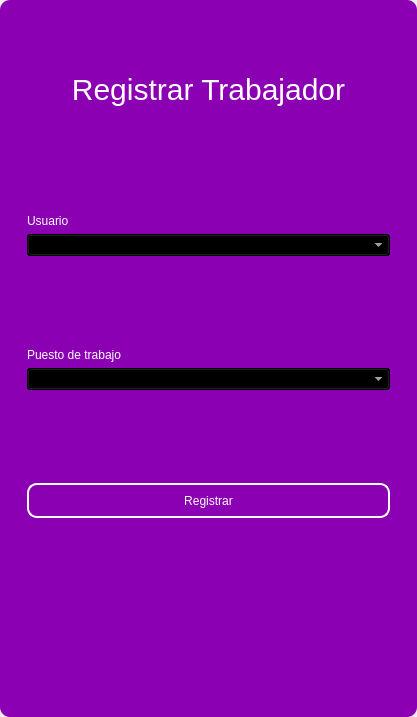
<?xml version="1.0" encoding="UTF-8"?>
<ui version="4.0">
 <class>MainWindow</class>
 <widget class="QMainWindow" name="MainWindow">
  <property name="geometry">
   <rect>
    <x>0</x>
    <y>0</y>
    <width>417</width>
    <height>717</height>
   </rect>
  </property>
  <property name="windowTitle">
   <string>MainWindow</string>
  </property>
  <property name="styleSheet">
   <string notr="true"/>
  </property>
  <widget class="QWidget" name="centralwidget">
   <property name="styleSheet">
    <string notr="true"/>
   </property>
   <layout class="QVBoxLayout" name="verticalLayout">
    <property name="spacing">
     <number>0</number>
    </property>
    <property name="leftMargin">
     <number>0</number>
    </property>
    <property name="topMargin">
     <number>0</number>
    </property>
    <property name="rightMargin">
     <number>0</number>
    </property>
    <property name="bottomMargin">
     <number>0</number>
    </property>
    <item>
     <widget class="QFrame" name="frame">
      <property name="enabled">
       <bool>true</bool>
      </property>
      <property name="styleSheet">
       <string notr="true">QFrame {
	border-radius:10px;
background-color: rgb(140, 0, 179);
 }
</string>
      </property>
      <property name="frameShape">
       <enum>QFrame::StyledPanel</enum>
      </property>
      <property name="frameShadow">
       <enum>QFrame::Raised</enum>
      </property>
      <layout class="QVBoxLayout" name="verticalLayout_2">
       <item>
        <widget class="QFrame" name="frame_superior">
         <property name="minimumSize">
          <size>
           <width>0</width>
           <height>40</height>
          </size>
         </property>
         <property name="maximumSize">
          <size>
           <width>16777215</width>
           <height>40</height>
          </size>
         </property>
         <property name="styleSheet">
          <string notr="true">QPushButton{
border-radius:18px;
}

QPushButton:hover{
	background-color: rgb(0, 0, 0);
}
</string>
         </property>
         <property name="frameShape">
          <enum>QFrame::StyledPanel</enum>
         </property>
         <property name="frameShadow">
          <enum>QFrame::Raised</enum>
         </property>
         <layout class="QHBoxLayout" name="horizontalLayout_3">
          <property name="spacing">
           <number>4</number>
          </property>
          <property name="leftMargin">
           <number>0</number>
          </property>
          <property name="topMargin">
           <number>0</number>
          </property>
          <property name="rightMargin">
           <number>0</number>
          </property>
          <property name="bottomMargin">
           <number>0</number>
          </property>
          <item>
           <widget class="QPushButton" name="btn_icon">
            <property name="text">
             <string/>
            </property>
            <property name="iconSize">
             <size>
              <width>40</width>
              <height>40</height>
             </size>
            </property>
           </widget>
          </item>
          <item>
           <spacer name="horizontalSpacer_2">
            <property name="orientation">
             <enum>Qt::Horizontal</enum>
            </property>
            <property name="sizeHint" stdset="0">
             <size>
              <width>443</width>
              <height>20</height>
             </size>
            </property>
           </spacer>
          </item>
          <item>
           <widget class="QPushButton" name="bt_minimizar">
            <property name="minimumSize">
             <size>
              <width>38</width>
              <height>38</height>
             </size>
            </property>
            <property name="maximumSize">
             <size>
              <width>38</width>
              <height>38</height>
             </size>
            </property>
            <property name="cursor">
             <cursorShape>PointingHandCursor</cursorShape>
            </property>
            <property name="text">
             <string/>
            </property>
            <property name="icon">
             <iconset>
              <normaloff>image/minus.svg</normaloff>image/minus.svg</iconset>
            </property>
            <property name="iconSize">
             <size>
              <width>38</width>
              <height>38</height>
             </size>
            </property>
           </widget>
          </item>
          <item>
           <widget class="QPushButton" name="bt_maximizar">
            <property name="minimumSize">
             <size>
              <width>38</width>
              <height>38</height>
             </size>
            </property>
            <property name="maximumSize">
             <size>
              <width>38</width>
              <height>38</height>
             </size>
            </property>
            <property name="cursor">
             <cursorShape>PointingHandCursor</cursorShape>
            </property>
            <property name="text">
             <string/>
            </property>
            <property name="icon">
             <iconset>
              <normaloff>image/chevron-up.svg</normaloff>image/chevron-up.svg</iconset>
            </property>
            <property name="iconSize">
             <size>
              <width>38</width>
              <height>38</height>
             </size>
            </property>
           </widget>
          </item>
          <item>
           <widget class="QPushButton" name="bt_restaurar">
            <property name="minimumSize">
             <size>
              <width>38</width>
              <height>38</height>
             </size>
            </property>
            <property name="maximumSize">
             <size>
              <width>38</width>
              <height>38</height>
             </size>
            </property>
            <property name="cursor">
             <cursorShape>PointingHandCursor</cursorShape>
            </property>
            <property name="text">
             <string/>
            </property>
            <property name="icon">
             <iconset>
              <normaloff>image/chevron-down.svg</normaloff>image/chevron-down.svg</iconset>
            </property>
            <property name="iconSize">
             <size>
              <width>38</width>
              <height>38</height>
             </size>
            </property>
           </widget>
          </item>
          <item>
           <widget class="QPushButton" name="bt_cerrar">
            <property name="minimumSize">
             <size>
              <width>38</width>
              <height>38</height>
             </size>
            </property>
            <property name="maximumSize">
             <size>
              <width>38</width>
              <height>38</height>
             </size>
            </property>
            <property name="cursor">
             <cursorShape>PointingHandCursor</cursorShape>
            </property>
            <property name="text">
             <string/>
            </property>
            <property name="icon">
             <iconset>
              <normaloff>image/x.svg</normaloff>image/x.svg</iconset>
            </property>
            <property name="iconSize">
             <size>
              <width>38</width>
              <height>38</height>
             </size>
            </property>
           </widget>
          </item>
         </layout>
        </widget>
       </item>
       <item>
        <widget class="QFrame" name="frame_3">
         <property name="styleSheet">
          <string notr="true">QLabel {
	color: rgb(255, 255, 254);
	font: 12pt &quot;Arial&quot;;
	background-color: rgba(0, 0, 0,0);
}

QTextEdit{
background-color: rgba(0, 0, 0,0);
border-radius:10px; 
font: 12pt &quot;Arial&quot;;
color: rgb(255, 255, 254);
border: 2px solid  rgb(255, 255, 255);

}

QTextEdit:hover{
background-color: rgba(0, 0, 0,0);
border-radius:10px; 
font: 12pt &quot;Arial&quot;;
border: 2px solid  rgb(120, 0, 171);
}

QTextEdit:focus{
background-color: rgb(0, 0, 0);
border-radius:10px; 
font: 12pt &quot;Arial&quot;;
border: 2px solid rgb(120, 0, 171);
}

QLineEdit{
background-color: rgba(0, 0, 0,0);
border-radius:10px; 
font: 12pt &quot;Arial&quot;;
color: rgb(255, 255, 254);
border: 2px solid  rgb(255, 255, 255);

}

QLineEdit:hover{
background-color: rgba(0, 0, 0,0);
border-radius:10px; 
font: 12pt &quot;Arial&quot;;
border: 2px solid  rgb(120, 0, 171);
}

QLineEdit:focus{
background-color: rgb(0, 0, 0);
border-radius:10px; 
font: 12pt &quot;Arial&quot;;
border: 2px solid rgb(120, 0, 171);
}

QCheckBox{
	font: 12pt &quot;Arial&quot;;
	color: rgb(255, 255, 255);
}

QCheckBox::indicator {
    width: 18px;
    height:18px;
}

QCheckBox::indicator:unchecked {
   background-image: url(image/square.svg);
}

QCheckBox::indicator:checked {
   background-image: url(image/check-square.svg);
}

QPushButton{
border-radius:10px; 
font: 12pt &quot;Arial&quot;;
color: rgb(255, 255, 254);
border: 2px solid #ffffff;
}

QPushButton:hover{
border-radius:10px; 
font: 12pt &quot;Arial&quot;;
color: rgb(255, 255, 255);
border: 2px solid rgb(120, 0, 171);
	background-color: rgb(120, 0, 171);
}
</string>
         </property>
         <property name="frameShape">
          <enum>QFrame::StyledPanel</enum>
         </property>
         <property name="frameShadow">
          <enum>QFrame::Raised</enum>
         </property>
         <layout class="QHBoxLayout" name="horizontalLayout_4">
          <item>
           <layout class="QVBoxLayout" name="verticalLayout_4">
            <property name="spacing">
             <number>5</number>
            </property>
            <property name="rightMargin">
             <number>0</number>
            </property>
            <property name="bottomMargin">
             <number>0</number>
            </property>
            <item>
             <widget class="QLabel" name="label_3">
              <property name="minimumSize">
               <size>
                <width>100</width>
                <height>50</height>
               </size>
              </property>
              <property name="styleSheet">
               <string notr="true">font-size: 30px;
color: rgb(255, 255, 255);</string>
              </property>
              <property name="text">
               <string>Registrar Trabajador</string>
              </property>
              <property name="alignment">
               <set>Qt::AlignCenter</set>
              </property>
             </widget>
            </item>
            <item>
             <widget class="QFrame" name="frame_4">
              <property name="maximumSize">
               <size>
                <width>400</width>
                <height>700</height>
               </size>
              </property>
              <property name="styleSheet">
               <string notr="true">QLabel {
	color: rgb(255, 255, 254);
	font: 12pt &quot;Arial&quot;;
	background-color: rgba(0, 0, 0,0);
}

QTextEdit{
background-color: rgba(0, 0, 0,0);
border-radius:10px; 
font: 12pt &quot;Arial&quot;;
color: rgb(255, 255, 254);
border: 2px solid  rgb(255, 255, 255);

}

QTextEdit:hover{
background-color: rgba(0, 0, 0,0);
border-radius:10px; 
font: 12pt &quot;Arial&quot;;
border: 2px solid  rgb(120, 0, 171);
}

QTextEdit:focus{
background-color: rgb(0, 0, 0);
border-radius:10px; 
font: 12pt &quot;Arial&quot;;
border: 2px solid rgb(120, 0, 171);
}

QLineEdit{
background-color: rgba(0, 0, 0,0);
border-radius:10px; 
font: 12pt &quot;Arial&quot;;
color: rgb(255, 255, 254);
border: 2px solid  rgb(255, 255, 255);

}

QLineEdit:hover{
background-color: rgba(0, 0, 0,0);
border-radius:10px; 
font: 12pt &quot;Arial&quot;;
border: 2px solid  rgb(120, 0, 171);
}

QLineEdit:focus{
background-color: rgb(0, 0, 0);
border-radius:10px; 
font: 12pt &quot;Arial&quot;;
border: 2px solid rgb(120, 0, 171);
}

QCheckBox{
	font: 12pt &quot;Arial&quot;;
	color: rgb(255, 255, 255);
}

QCheckBox::indicator {
    width: 18px;
    height:18px;
}

QCheckBox::indicator:unchecked {
   background-image: url(image/square.svg);
}

QCheckBox::indicator:checked {
   background-image: url(image/check-square.svg);
}

QPushButton{
border-radius:10px; 
font: 12pt &quot;Arial&quot;;
color: rgb(255, 255, 254);
border: 2px solid #ffffff;
}

QPushButton:hover{
border-radius:10px; 
font: 12pt &quot;Arial&quot;;
color: rgb(255, 255, 255);
border: 2px solid rgb(120, 0, 171);
	background-color: rgb(120, 0, 171);
}
</string>
              </property>
              <property name="frameShape">
               <enum>QFrame::StyledPanel</enum>
              </property>
              <property name="frameShadow">
               <enum>QFrame::Raised</enum>
              </property>
              <layout class="QVBoxLayout" name="verticalLayout_3">
               <property name="leftMargin">
                <number>9</number>
               </property>
               <property name="topMargin">
                <number>9</number>
               </property>
               <property name="rightMargin">
                <number>9</number>
               </property>
               <property name="bottomMargin">
                <number>9</number>
               </property>
               <item>
                <spacer name="verticalSpacer_3">
                 <property name="orientation">
                  <enum>Qt::Vertical</enum>
                 </property>
                 <property name="sizeHint" stdset="0">
                  <size>
                   <width>20</width>
                   <height>40</height>
                  </size>
                 </property>
                </spacer>
               </item>
               <item>
                <widget class="QLabel" name="label_4">
                 <property name="text">
                  <string>Usuario</string>
                 </property>
                </widget>
               </item>
               <item>
                <widget class="QComboBox" name="comboboxuser">
                 <property name="styleSheet">
                  <string notr="true">background-color: rgb(0, 0, 0);
color: rgb(255, 255, 255);</string>
                 </property>
                </widget>
               </item>
               <item>
                <spacer name="verticalSpacer_4">
                 <property name="orientation">
                  <enum>Qt::Vertical</enum>
                 </property>
                 <property name="sizeHint" stdset="0">
                  <size>
                   <width>20</width>
                   <height>40</height>
                  </size>
                 </property>
                </spacer>
               </item>
               <item>
                <widget class="QLabel" name="label_8">
                 <property name="text">
                  <string>Puesto de trabajo</string>
                 </property>
                </widget>
               </item>
               <item>
                <widget class="QComboBox" name="job_combobox">
                 <property name="styleSheet">
                  <string notr="true">background-color: rgb(0, 0, 0);
color: rgb(255, 255, 255);</string>
                 </property>
                </widget>
               </item>
               <item>
                <spacer name="verticalSpacer">
                 <property name="orientation">
                  <enum>Qt::Vertical</enum>
                 </property>
                 <property name="sizeHint" stdset="0">
                  <size>
                   <width>20</width>
                   <height>40</height>
                  </size>
                 </property>
                </spacer>
               </item>
               <item>
                <widget class="QPushButton" name="btn_add">
                 <property name="minimumSize">
                  <size>
                   <width>0</width>
                   <height>35</height>
                  </size>
                 </property>
                 <property name="cursor">
                  <cursorShape>PointingHandCursor</cursorShape>
                 </property>
                 <property name="text">
                  <string>Registrar</string>
                 </property>
                </widget>
               </item>
               <item>
                <spacer name="verticalSpacer_7">
                 <property name="orientation">
                  <enum>Qt::Vertical</enum>
                 </property>
                 <property name="sizeHint" stdset="0">
                  <size>
                   <width>20</width>
                   <height>40</height>
                  </size>
                 </property>
                </spacer>
               </item>
               <item>
                <spacer name="verticalSpacer_8">
                 <property name="orientation">
                  <enum>Qt::Vertical</enum>
                 </property>
                 <property name="sizeHint" stdset="0">
                  <size>
                   <width>20</width>
                   <height>40</height>
                  </size>
                 </property>
                </spacer>
               </item>
              </layout>
             </widget>
            </item>
           </layout>
          </item>
         </layout>
        </widget>
       </item>
      </layout>
     </widget>
    </item>
   </layout>
  </widget>
 </widget>
 <resources/>
 <connections/>
</ui>
